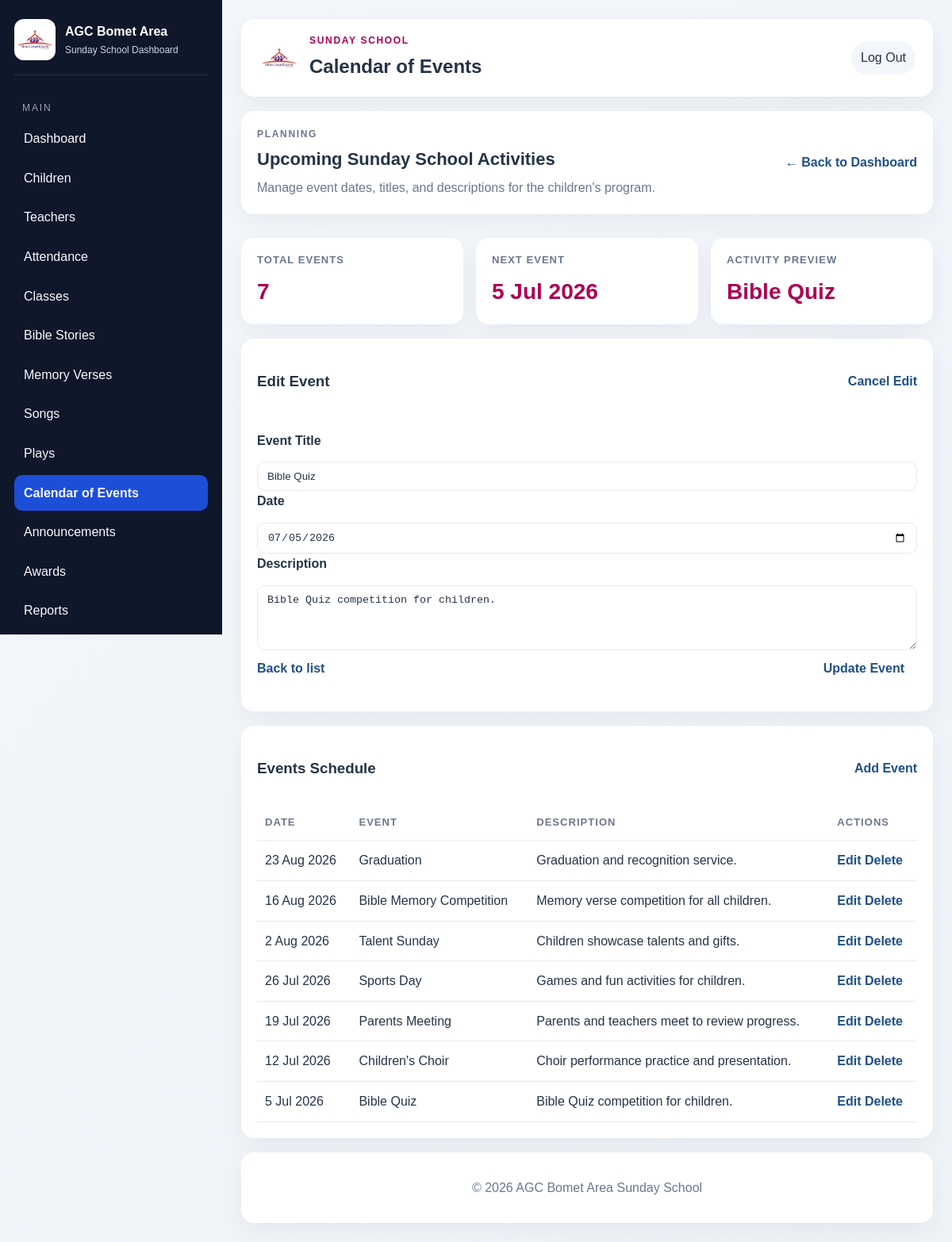
Page /assets/calendar.php?edit_event=1 on the committed database.
### tables this page shows
CREATE TABLE IF NOT EXISTS calendar_events (
    event_id INT AUTO_INCREMENT PRIMARY KEY,
    event_date DATE NOT NULL,
    title VARCHAR(255) NOT NULL,
    description TEXT
);

### assets/db.php (called while the page is built, shortened)
<?php
function db_param_types(array $params): string
{
    return implode('', array_map(static fn ($value) => is_int($value) ? 'i' : (is_float($value) ? 'd' : 's'), $params));
}
function db_bind_params(mysqli_stmt $stmt, array $params): void
{
    $types = db_param_types($params);
    $refs = [];
    foreach ($params as $key => $value) {
        $refs[$key] = &$params[$key];
    }
    array_unshift($refs, $types);
    call_user_func_array([$stmt, 'bind_param'], $refs);
}
function db_prepare_and_execute(mysqli $db, string $sql, array $params = []): mysqli_stmt
{
    $stmt = $db->prepare($sql);
    if (!empty($params)) {
        db_bind_params($stmt, $params);
    }
    $stmt->execute();
    return $stmt;
}
function db_fetch_all(mysqli $db, string $sql, array $params = []): array
{
    $stmt = db_prepare_and_execute($db, $sql, $params);
    $result = $stmt->get_result();
    return $result->fetch_all(MYSQLI_ASSOC);
}
function db_fetch_one(mysqli $db, string $sql, array $params = []): array|false
{
    $stmt = db_prepare_and_execute($db, $sql, $params);
    $result = $stmt->get_result();
    $row = $result->fetch_assoc();
    return $row === null ? false : $row;
}

### assets/calendar.php (the view, shortened to what this page needs)
<?php
require_once __DIR__ . '/db.php';
$events = [];
$editEvent = null;
$basePath = rtrim(dirname($_SERVER['SCRIPT_NAME'] ?? $_SERVER['PHP_SELF'] ?? ''), '/');
try {
    $db = db_connect();
    $events = db_fetch_all($db, 'SELECT event_id, event_date, title, description FROM calendar_events ORDER BY event_date DESC, event_id DESC');
    if (isset($_GET['edit_event']) && ctype_digit((string) $_GET['edit_event'])) {
        $editEvent = db_fetch_one($db, 'SELECT event_id, event_date, title, description FROM calendar_events WHERE event_id = ?', [(int) $_GET['edit_event']]);
    }
    $upcomingEvent = db_fetch_one($db, 'SELECT event_date, title FROM calendar_events WHERE event_date >= CURDATE() ORDER BY event_date LIMIT 1');
    $totalEvents = count($events);
} catch (Throwable $e) {
    $message = $e->getMessage();
    $messageType = 'error';
}
?>
<!DOCTYPE html>
<html lang="en">
<head>
    <link rel="stylesheet" href="<?php echo htmlspecialchars($basePath, ENT_QUOTES, 'UTF-8'); ?>/style.css?v=2">
</head>
<body>
    <div class="dashboard-container">
        <aside class="sidebar">
            <div class="brand">
                <img src="<?php echo htmlspecialchars($basePath, ENT_QUOTES, 'UTF-8'); ?>/images/mu-logo.jpg" alt="AGC Bomet Area logo" class="brand-logo" onerror="this.onerror=null; this.src='<?php echo htmlspecialchars($basePath, ENT_QUOTES, 'UTF-8'); ?>/images/logo.jpg';">
                <div>
                    <h1>AGC Bomet Area</h1>
                    <p>Sunday School Dashboard</p>
                </div>
            </div>
            <nav class="sidebar-nav">
                <p class="nav-label">Main</p>
                <a class="nav-item" href="<?php echo htmlspecialchars($basePath, ENT_QUOTES, 'UTF-8'); ?>/dashboard.php">Dashboard</a>
                <a class="nav-item" href="<?php echo htmlspecialchars($basePath, ENT_QUOTES, 'UTF-8'); ?>/children.php">Children</a>
                <a class="nav-item" href="<?php echo htmlspecialchars($basePath, ENT_QUOTES, 'UTF-8'); ?>/teachers.php">Teachers</a>
                <a class="nav-item" href="<?php echo htmlspecialchars($basePath, ENT_QUOTES, 'UTF-8'); ?>/attendance.php">Attendance</a>
                <a class="nav-item" href="<?php echo htmlspecialchars($basePath, ENT_QUOTES, 'UTF-8'); ?>/classes.php">Classes</a>
                <a class="nav-item" href="<?php echo htmlspecialchars($basePath, ENT_QUOTES, 'UTF-8'); ?>/bible-stories.php">Bible Stories</a>
                <a class="nav-item" href="<?php echo htmlspecialchars($basePath, ENT_QUOTES, 'UTF-8'); ?>/memory-verses.php">Memory Verses</a>
                <a class="nav-item" href="<?php echo htmlspecialchars($basePath, ENT_QUOTES, 'UTF-8'); ?>/songs.php">Songs</a>
                <a class="nav-item" href="#">Plays</a>
                <a class="nav-item active" href="<?php echo htmlspecialchars($basePath, ENT_QUOTES, 'UTF-8'); ?>/calendar.php">Calendar of Events</a>
                <a class="nav-item" href="<?php echo htmlspecialchars($basePath, ENT_QUOTES, 'UTF-8'); ?>/announcements.php">Announcements</a>
                <a class="nav-item" href="<?php echo htmlspecialchars($basePath, ENT_QUOTES, 'UTF-8'); ?>/awards.php">Awards</a>
                <a class="nav-item" href="#">Reports</a>
                <a class="nav-item" href="#">Settings</a>
            </nav>
        </aside>
        <main class="main-content">
            <header class="top-bar">
                <div class="brand-block">
                    <img src="<?php echo htmlspecialchars($basePath, ENT_QUOTES, 'UTF-8'); ?>/images/mu-logo.jpg" alt="AGC logo" class="top-brand-logo" onerror="this.onerror=null; this.src='<?php echo htmlspecialchars($basePath, ENT_QUOTES, 'UTF-8'); ?>/images/logo.jpg';">
                    <div>
                        <p class="eyebrow">Sunday School</p>
                        <h2>Calendar of Events</h2>
                    </div>
                </div>
                <div class="top-nav-links">
                    <a href="<?php echo htmlspecialchars($basePath, ENT_QUOTES, 'UTF-8'); ?>/logout.php">Log Out</a>
                </div>
            </header>
            <section class="page-header">
                <div>
                    <p class="eyebrow">Planning</p>
                    <h3>Upcoming Sunday School Activities</h3>
                    <p>Manage event dates, titles, and descriptions for the children&apos;s program.</p>
                </div>
                <a href="<?php echo htmlspecialchars($basePath, ENT_QUOTES, 'UTF-8'); ?>/dashboard.php" class="text-link">← Back to Dashboard</a>
            </section>
            <section class="summary-grid">
                <article class="summary-card">
                    <p class="card-label">Total Events</p>
                    <p class="card-number"><?php echo number_format($totalEvents); ?></p>
                </article>
                <article class="summary-card">
                    <p class="card-label">Next Event</p>
                    <p class="card-number"><?php echo $upcomingEvent ? htmlspecialchars(date('j M Y', strtotime($upcomingEvent['event_date'])), ENT_QUOTES, 'UTF-8') : 'N/A'; ?></p>
                </article>
                <article class="summary-card">
                    <p class="card-label">Activity Preview</p>
                    <p class="card-number"><?php echo $upcomingEvent ? htmlspecialchars($upcomingEvent['title'], ENT_QUOTES, 'UTF-8') : 'No upcoming events'; ?></p>
                </article>
            </section>
            <section class="children-section">
                <div class="section-heading">
                    <h3><?php echo $editEvent ? 'Edit Event' : 'Add Event'; ?></h3>
                    <?php if ($editEvent): ?>
                        <a href="<?php echo htmlspecialchars($basePath, ENT_QUOTES, 'UTF-8'); ?>/calendar.php" class="text-link">Cancel Edit</a>
                    <?php endif; ?>
                </div>
                <form action="<?php echo htmlspecialchars($basePath, ENT_QUOTES, 'UTF-8'); ?>/calendar_handler.php" method="post">
                    <div class="form-group">
                        <label for="title">Event Title</label>
                        <input id="title" name="title" type="text" required value="<?php echo htmlspecialchars($editEvent['title'] ?? '', ENT_QUOTES, 'UTF-8'); ?>">
                    </div>
                    <div class="form-group">
                        <label for="event_date">Date</label>
                        <input id="event_date" name="event_date" type="date" required value="<?php echo htmlspecialchars($editEvent['event_date'] ?? '', ENT_QUOTES, 'UTF-8'); ?>">
                    </div>
                    <div class="form-group">
                        <label for="description">Description</label>
                        <textarea id="description" name="description" rows="4"><?php echo htmlspecialchars($editEvent['description'] ?? '', ENT_QUOTES, 'UTF-8'); ?></textarea>
                    </div>
                    <div class="section-heading">
                        <a href="<?php echo htmlspecialchars($basePath, ENT_QUOTES, 'UTF-8'); ?>/calendar.php" class="text-link">Back to list</a>
                        <button type="submit" class="primary-btn"><?php echo $editEvent ? 'Update Event' : 'Save Event'; ?></button>
                    </div>
                </form>
            </section>
            <section class="table-card">
                <div class="table-header">
                    <h3>Events Schedule</h3>
                    <a href="<?php echo htmlspecialchars($basePath, ENT_QUOTES, 'UTF-8'); ?>/calendar.php?add=1" class="text-link">Add Event</a>
                </div>
                <div class="table-wrapper">
                    <table class="children-table">
                        <thead>
                            <tr>
                                <th>Date</th>
                                <th>Event</th>
                                <th>Description</th>
                                <th>Actions</th>
                            </tr>
                        </thead>
                        <tbody>
                            <?php if (empty($events)): ?>
                                <tr><td colspan="4">No events found.</td></tr>
                            <?php else: ?>
                                <?php foreach ($events as $event): ?>
                                    <tr>
                                        <td><?php echo htmlspecialchars(date('j M Y', strtotime($event['event_date'])), ENT_QUOTES, 'UTF-8'); ?></td>
                                        <td><?php echo htmlspecialchars($event['title'], ENT_QUOTES, 'UTF-8'); ?></td>
                                        <td><?php echo nl2br(htmlspecialchars($event['description'] ?: '-', ENT_QUOTES, 'UTF-8')); ?></td>
                                        <td>
                                            <a href="<?php echo htmlspecialchars($basePath, ENT_QUOTES, 'UTF-8'); ?>/calendar.php?edit_event=<?php echo (int) $event['event_id']; ?>" class="text-link">Edit</a>
                                            <form action="<?php echo htmlspecialchars($basePath, ENT_QUOTES, 'UTF-8'); ?>/calendar_handler.php" method="post" style="display:inline;">
                                                <button type="submit" class="text-link" onclick="return confirm('Delete this event?');">Delete</button>
                                            </form>
                                        </td>
                                    </tr>
                                <?php endforeach; ?>
                            <?php endif; ?>
                        </tbody>
                    </table>
                </div>
            </section>
            <footer class="footer">
                <p>© 2026 AGC Bomet Area Sunday School</p>
            </footer>
        </main>
    </div>
</body>
</html>

### rows in the picture
calendar_events: event_date "5 Jul 2026", title "Bible Quiz", event_date "07/05/2026", description "Bible Quiz competition for children."
calendar_events: event_date "23 Aug 2026", title "Graduation", description "Graduation and recognition service."
calendar_events: event_date "16 Aug 2026", title "Bible Memory Competition", description "Memory verse competition for all children."
calendar_events: event_date "2 Aug 2026", title "Talent Sunday", description "Children showcase talents and gifts."
calendar_events: event_date "26 Jul 2026", title "Sports Day", description "Games and fun activities for children."
calendar_events: event_date "19 Jul 2026", title "Parents Meeting", description "Parents and teachers meet to review progress."
calendar_events: event_date "12 Jul 2026", title "Children's Choir", description "Choir performance practice and presentation."

### other values in the picture
$totalEvents "7"
